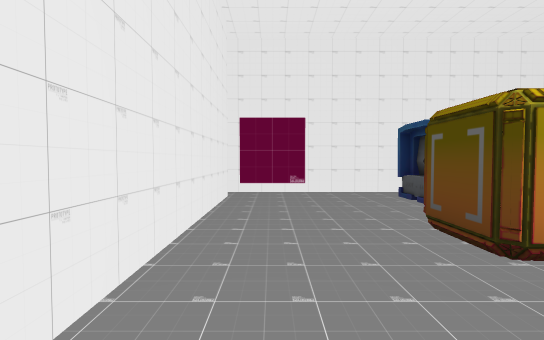
view 1 (above)

17 first-person views from a walk through a scene from a Unity 3-D project. The camera is 1.4 m above the floor, tilts 2° down and sees 85° across. The floor is counted in squares, 2 m on a side. Each view is taken from the middle of a square. On the plan, view 1 faces up. The plan holds only what a view shows up to about 10 squares ahead; the rest is blank. The place goes on beyond the plan. The player character is not drawn. Some surface patterns are stand-ins.

view 2
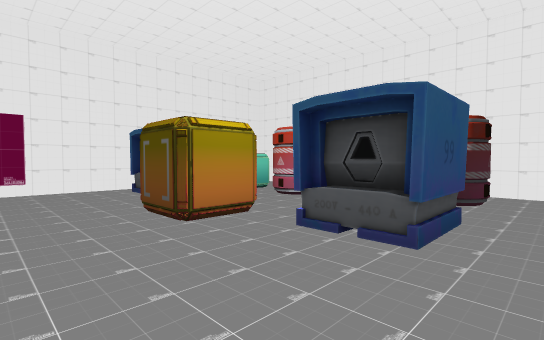

view 3
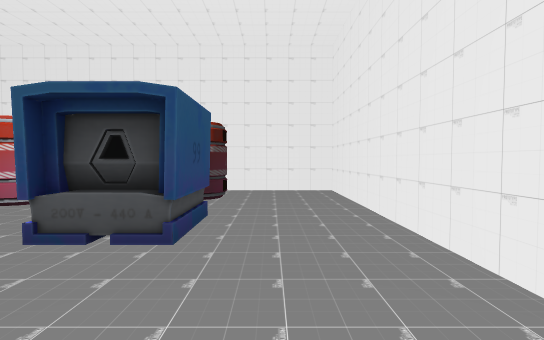

view 4
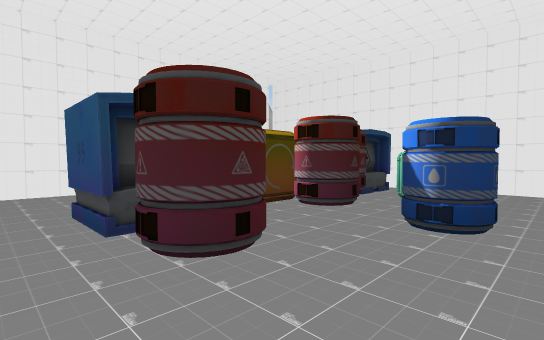

view 5
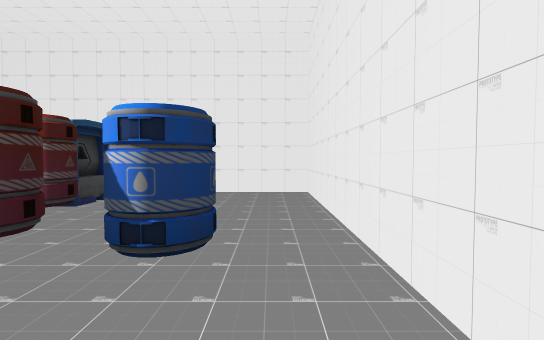

view 6
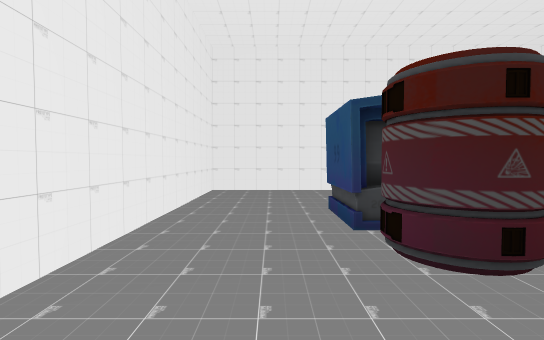

view 7
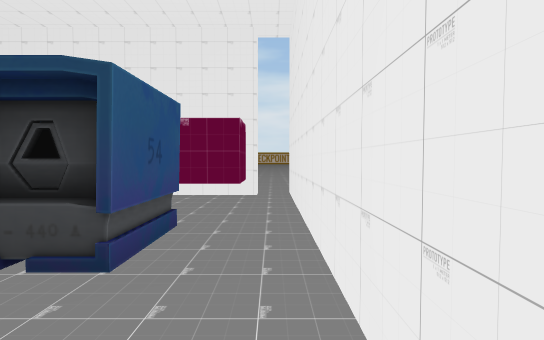

view 8
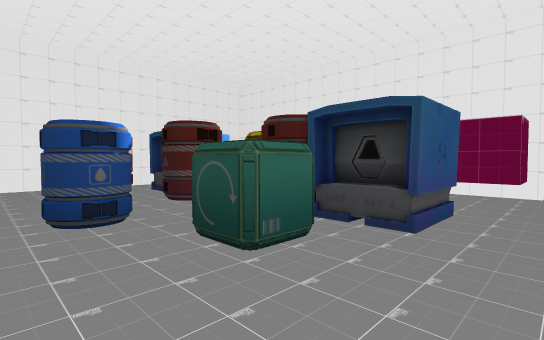

view 9
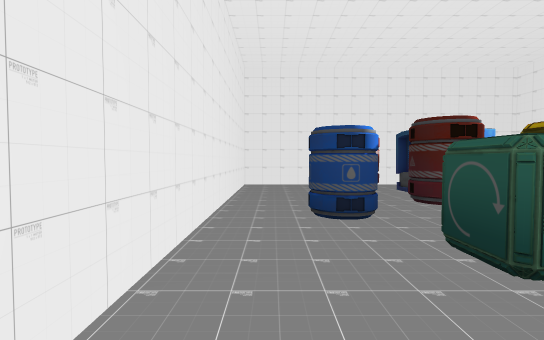

view 10
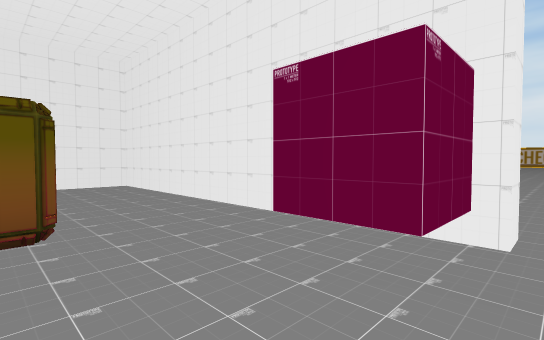

view 11
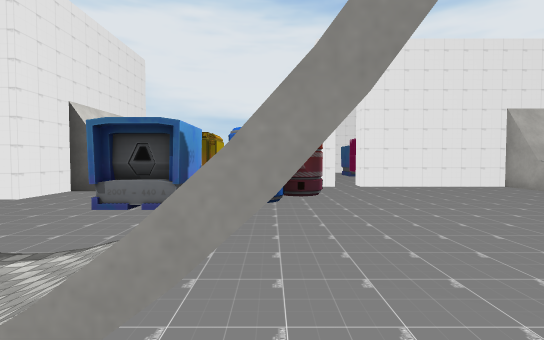

view 12
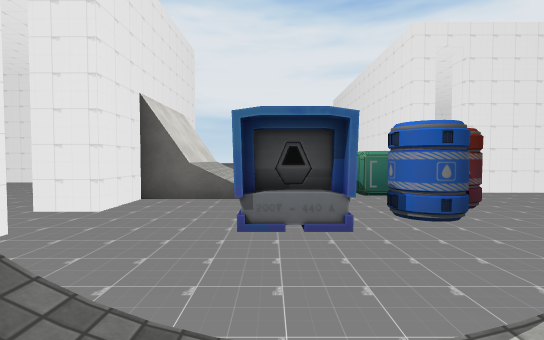

view 13
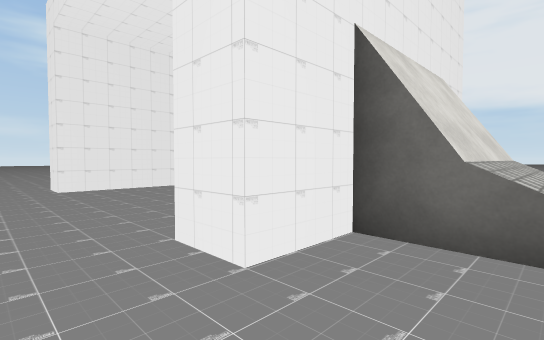

view 14
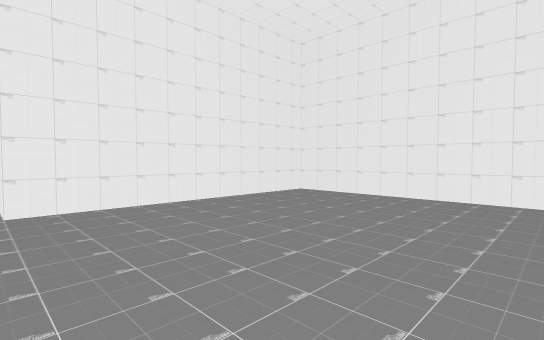

view 15
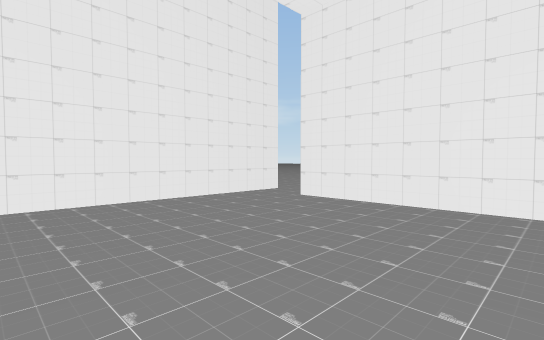

view 16
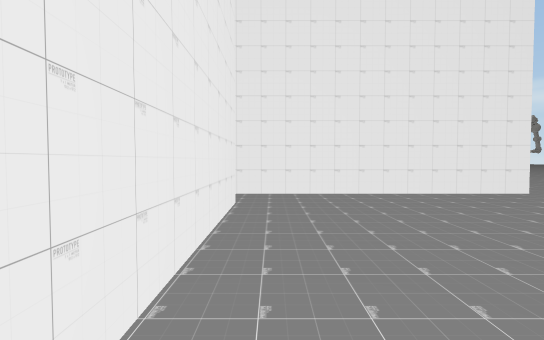

view 17
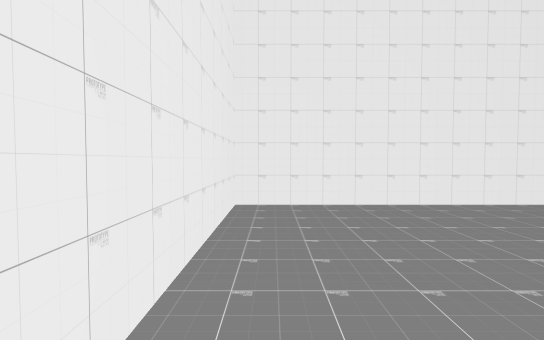

### Floor plan
Key: @ floor where view 1 was taken; # wall or solid block; . floor; / step, stairs or slope; B barrel; O other object.
Columns run from 9 left of view 1 to 7 right of it. Each row starts with its distance up from view 1.
 20     ..
 19     #.######
 18     #......#
 17     #......#
 16     #......#
 15     #......#
 14     #......#
 13     #.######
 12    ....###
 11   #....///
 10  ./.OOO
  9  //...O
  8 .# .BBB.
  7   ...B..#########
  6   ..............#
  5  O......#O.OO...#
  4     ....#..OBB..#
  3      ...#..OB...#
  2       /##..OBBB.#
  1        ##...O...#
  0         #@.OOB..#
 -1         #.......#
 -2         #.......#
 -3         #########

Positions as (right, up) in squares from view 1, and headings:
1: (0, 0), facing up
2: (0, -1), facing up-right
3: (0, -1), facing right
4: (6, -1), facing up-left
5: (6, 0), facing up
6: (6, -1), facing left
7: (5, 6), facing left
8: (6, 6), facing down-left
9: (6, 6), facing down
10: (2, 6), facing down-left
11: (-9, 8), facing right
12: (-8, 10), facing right
13: (-5, 11), facing up-right
14: (-4, 14), facing up-right
15: (0, 14), facing up-left
16: (1, 14), facing left
17: (1, 18), facing down
